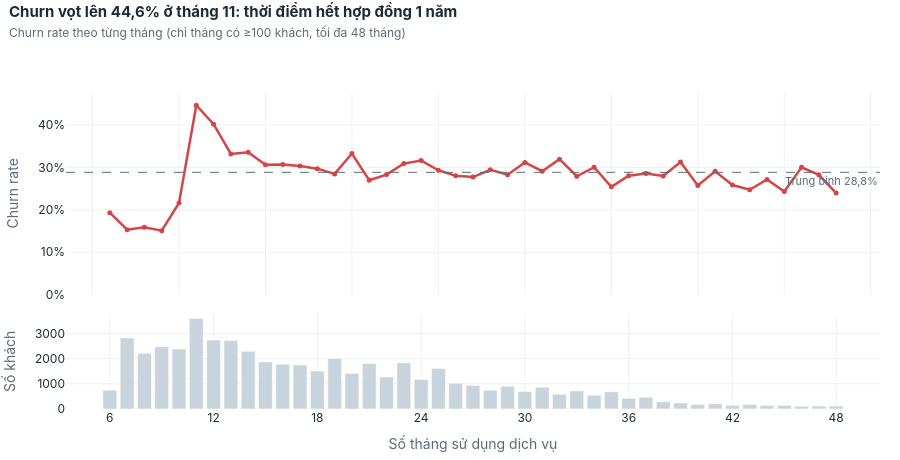

Source (notebook cell):
### Markdown cell above
### C05 — Churn thay đổi thế nào theo thời gian sử dụng?

### Code cell
show("C05_vong_doi")

### Figure 1 — Plotly figure (JSON) as saved in the notebook; plotly's stock layout.template omitted (floating-point values rounded to 4 significant figures; data arrays with more than 128 entries replaced by an {"elided": "..."} marker saying what was removed)
{"data": [{"customdata": {"elided": "43x3 str values"}, "hovertemplate": "<b>Tháng %{x}</b><br>Khách: %{customdata[0]}<br>Churn: %{customdata[1]}<br>Churn rate: %{customdata[2]}<extra></extra>", "line": {"color": "#D64545", "width": 2.5}, "marker": {"size": 5}, "mode": "lines+markers", "name": "Churn rate", "type": "scatter", "x": [6, 7, 8, 9, 10, 11, 12, 13, 14, 15, 16, 17, 18, 19, 20, 21, 22, 23, 24, 25, 26, 27, 28, 29, 30, 31, 32, 33, 34, 35, 36, 37, 38, 39, 40, 41, 42, 43, 44, 45, 46, 47, 48], "xaxis": "x", "y": [0.193, 0.1531, 0.159, 0.1506, 0.2159, 0.4462, 0.4015, 0.3314, 0.3357, 0.3063, 0.3065, 0.303, 0.2969, 0.2844, 0.3326, 0.2698, 0.2829, 0.3088, 0.316, 0.293, 0.2798, 0.277, 0.2942, 0.2825, 0.3114, 0.2908, 0.3192, 0.2789, 0.3002, 0.254, 0.28, 0.2854, 0.2797, 0.3125, 0.2571, 0.2905, 0.2583, 0.2471, 0.2714, 0.2431, 0.3, 0.2823, 0.2393], "yaxis": "y"}, {"hovertemplate": "Tháng %{x}: %{y:,.0f} khách<extra></extra>", "marker": {"color": "#C9D3DC"}, "name": "Số khách", "type": "bar", "x": [6, 7, 8, 9, 10, 11, 12, 13, 14, 15, 16, 17, 18, 19, 20, 21, 22, 23, 24, 25, 26, 27, 28, 29, 30, 31, 32, 33, 34, 35, 36, 37, 38, 39, 40, 41, 42, 43, 44, 45, 46, 47, 48], "xaxis": "x2", "y": [746, 2821, 2214, 2477, 2381, 3599, 2737, 2719, 2291, 1871, 1778, 1749, 1509, 2004, 1413, 1809, 1269, 1836, 1174, 1611, 1022, 935, 741, 899, 700, 863, 589, 717, 543, 685, 425, 466, 286, 240, 175, 210, 151, 174, 140, 144, 110, 124, 117], "yaxis": "y2"}], "layout": {"annotations": [{"font": {"color": "#5B6B78", "size": 11}, "showarrow": false, "text": "Trung bình 28,8%", "x": 1, "xanchor": "right", "xref": "x domain", "y": 0.2882, "yanchor": "top", "yref": "y"}], "font": {"color": "#1D2B36", "family": "Inter, Segoe UI, Arial, sans-serif", "size": 12}, "height": 460, "hoverlabel": {"bgcolor": "white", "font": {"color": "#1D2B36", "family": "Inter, Segoe UI, Arial, sans-serif"}}, "legend": {"orientation": "h", "title": {}, "x": 1, "xanchor": "right", "y": 1.0, "yanchor": "bottom"}, "margin": {"b": 40, "l": 10, "r": 20, "t": 92}, "paper_bgcolor": "white", "plot_bgcolor": "white", "separators": ",.", "shapes": [{"line": {"color": "#5B6B78", "dash": "dash", "width": 1}, "type": "line", "x0": 0, "x1": 1, "xref": "x domain", "y0": 0.2882, "y1": 0.2882, "yref": "y"}], "showlegend": false, "title": {"font": {"color": "#1D2B36", "size": 15}, "pad": {"t": 8}, "text": "<b>Churn vọt lên 44,6% ở tháng 11: thời điểm hết hợp đồng 1 năm</b><br><span style='font-size:12px;color:#5B6B78'>Churn rate theo từng tháng (chỉ tháng có ≥100 khách, tối đa 48 tháng)</span>", "x": 0.01, "xanchor": "left", "y": 0.98, "yanchor": "top"}, "xaxis": {"anchor": "y", "automargin": true, "domain": [0.0, 1.0], "gridcolor": "#EDF1F4", "matches": "x2", "showticklabels": false, "title": {"font": {"color": "#5B6B78"}}, "zeroline": false}, "xaxis2": {"anchor": "y2", "automargin": true, "domain": [0.0, 1.0], "dtick": 6, "gridcolor": "#EDF1F4", "title": {"font": {"color": "#5B6B78"}, "text": "Số tháng sử dụng dịch vụ"}, "zeroline": false}, "yaxis": {"anchor": "x", "automargin": true, "domain": [0.3608, 1.0], "gridcolor": "#EDF1F4", "rangemode": "tozero", "tickformat": ".0%", "title": {"font": {"color": "#5B6B78"}, "text": "Churn rate"}, "zeroline": false}, "yaxis2": {"anchor": "x2", "automargin": true, "domain": [0.0, 0.3008], "gridcolor": "#EDF1F4", "title": {"font": {"color": "#5B6B78"}, "text": "Số khách"}, "zeroline": false}}}
